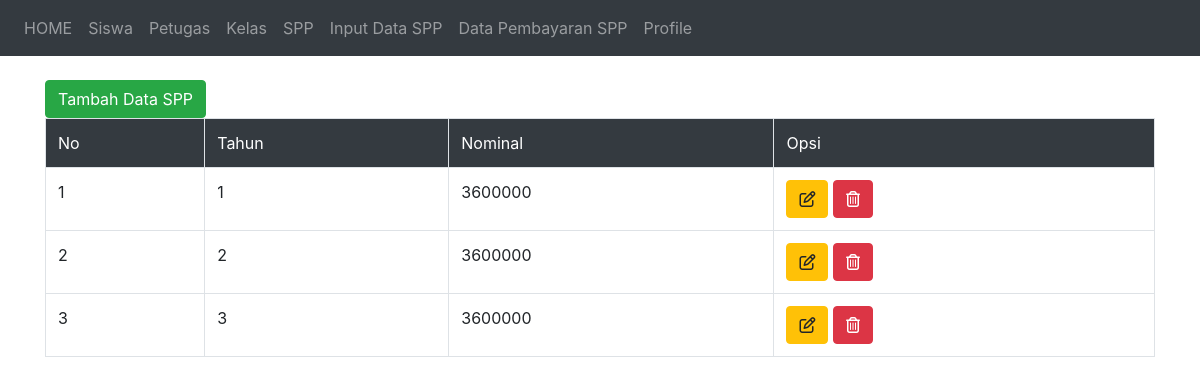
The page /index.php/welcome/spp on the database its author committed.
### tables this page shows
CREATE TABLE `spp` (
  `id_spp` int(11) NOT NULL,
  `tahun` int(11) NOT NULL,
  `nominal` int(11) NOT NULL
);

### application/controllers/Welcome.php (called while the page is built, shortened)
<?php
class Welcome extends CI_Controller {
	public function spp(){
		$this->data['spp'] = $this->m_spp->get_spp('spp');
		$this->load->view('admin/home');
		$this->load->view('admin/spp/v_spp', $this->data);
	}
}

### index.php (called while the page is built, shortened)
<?php
require_once BASEPATH.'core/CodeIgniter.php';

### application/models/m_spp.php (called while the page is built, shortened)
<?php
class M_spp extends CI_Model{
	public function get_spp($table_name){
		$get_spp = $this->db->get($table_name);
		return $get_spp->result_array();
	}
}

### application/views/admin/spp/v_spp.php (the view, shortened to what this page needs)
<!DOCTYPE html>
<html lang="en">
<head>
	<link rel="stylesheet" href="<?php echo base_url('assets/bootstrap/vendor/fontawesome-free/css/all.min.css') ?>">
	<link rel="stylesheet" href="<?php echo base_url('assets/bootstrap/dist/css/bootstrap.min.css') ?>">
</head>
<body>
	<div class="container">
	<a href="<?php echo site_url('c_spp/form_input') ?>" class="btn btn-success">Tambah Data SPP</a>
	<div id="body">
	<table class="table table-bordered">
		<tr class="bg-dark" style="color: white">
			<td>No</td>
			<td>Tahun</td>
			<td>Nominal</td>
			<td>Opsi</td>
		</tr>
		<?php $i=1; ?>
		<?php foreach($spp as $s) { ?>
		<tr>
			<td><?php echo $i; ?></td>
			<td><?php echo $s['tahun'] ?></td>
			<td><?php echo $s['nominal'] ?></td>
			<td>
				<a href="<?php echo site_url('c_spp/form_edit/'.$s['id_spp']) ?>" class="btn btn-warning"><i class="far fa-edit"></i></a>
				<a href="<?php echo site_url('c_petugas/drop/'.$s['id_spp']) ?>" onclick = "return confirm('mau hapus nih?')" class="btn btn-danger"><i class="far fa-trash-alt"></i></a>
			</td>
		</tr>
	<?php $i++; ?>
<?php } ?>
	</table>
	</div>
</div>
</body>
</html>

### rows shown on the page
spp: tahun "1", nominal "3600000"
spp: tahun "2", nominal "3600000"
spp: tahun "3", nominal "3600000"
